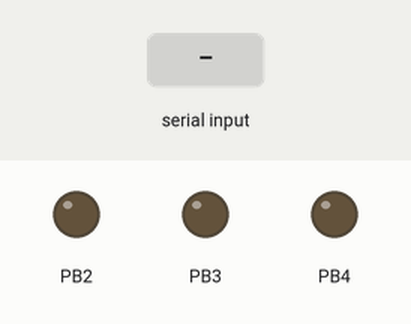
Simulated run of this sketch. Board: ATtiny85, built with avr-gcc and run on an emulated ATtiny85. Shown: output pins drawn as LEDs (lit = HIGH). Inputs (shaded band) come from the test bench.

Above: at 11.2 s.
11.3 s: "1" received over the second serial link
At 12.0 s:
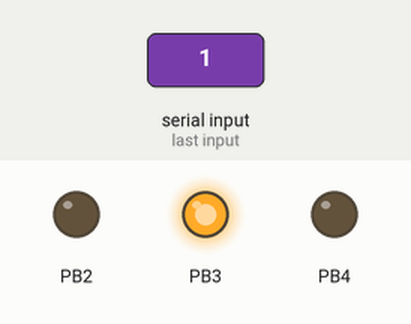
12.8 s: "2" received over the second serial link
At 13.2 s:
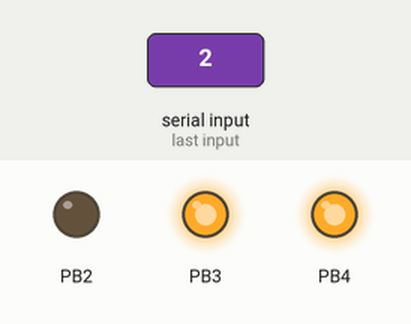
14.3 s: "5" received over the second serial link
At 15.5 s:
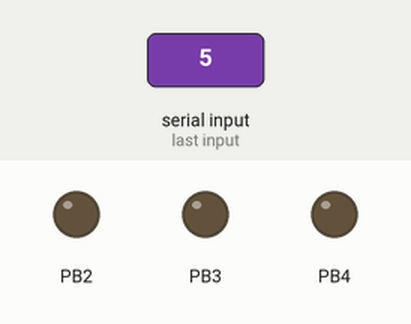
15.8 s: "2" received over the second serial link
At 16.7 s:
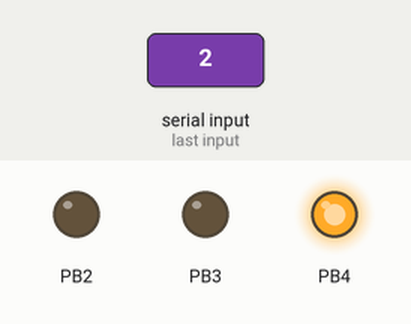
17.3 s: "0" received over the second serial link
At 17.8 s:
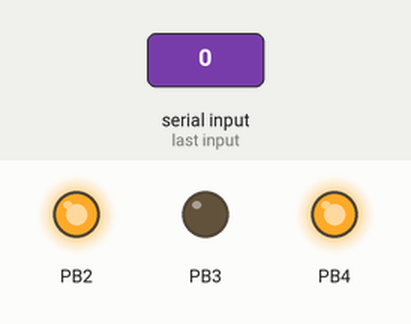
Timing chart, 0 to 19.8 s (numbered marks = the images above; inputs shaded):
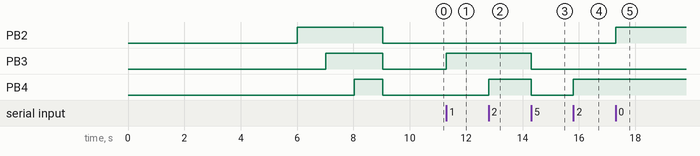

Measured:
- after the input at 11.3 s, PB3: LOW → HIGH at once
- after the input at 12.8 s, PB4: LOW → HIGH at once
- after the input at 14.3 s, PB3, PB4: HIGH → LOW at once
- after the input at 15.8 s, PB4: LOW → HIGH at once
- after the input at 17.3 s, PB2: LOW → HIGH at once

The sketch:

00_softuart.ino
```cpp
#include <SoftwareSerial.h>

const byte rx = 0;

const byte tx = 1;

char data;

SoftwareSerial swSerial(rx, tx);

void setup() {

  pinMode(rx,INPUT);
  pinMode(tx,OUTPUT);
  DDRB |= B00011100;

  delay(5000);
  swSerial.begin(9600);
  swSerial.println("BEGIN");

  PORTB &= B11100011;
  delay(1000);

  PORTB |= B00000100;
  swSerial.println("led 0");
  delay(1000);

  PORTB |= B00001000;
  swSerial.println("led 1");
  delay(1000);

  PORTB |= B00010000;
  swSerial.println("led 2");
  delay(1000);

  swSerial.println("limpiando");
  PORTB &= B11100011;
  delay(1000);
}

void loop() {

  if(swSerial.available() > 0){
    data = swSerial.read();
    switch (data) {
      case '5':
         PORTB &= B11000011;
         swSerial.println("limpiando");
      break;
        case '0':
           PORTB |= B00000100;
           swSerial.println("led 0");
      break;
        case '1':
           PORTB |= B00001000;
           swSerial.println("led 1");
      break;
      case '2':
           PORTB |= B00010000;
           swSerial.println("led 2");
      break;

      default:
        swSerial.println("mi no entender");
      break;
    }
    swSerial.println(data);
  }
}
```
